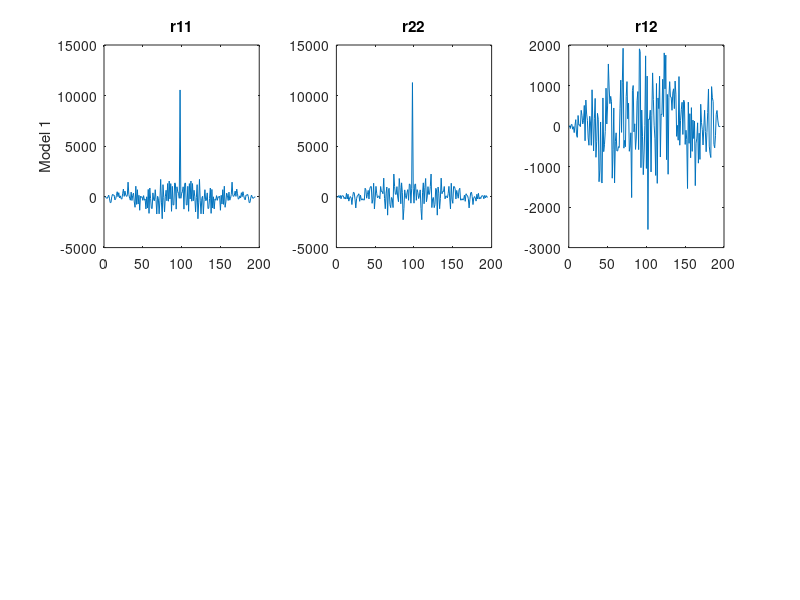

MATLAB code for this plot:
clear all
close all
load('robotMes.mat');
%part b
dt=1;
%Phi
Phi=[1,1,0;
   0,0,0;
   0,0,1];
%Deterministic input
U=[0;
   0.8;
   0];
%Matrix multiplying the noise
Gamma=[0;
   0.1;
   0];
%Observation model
H=[1,0,0;
   -1,0,1];
%Measurement noise covariance
R=[10 0; 0 10];
%Initial guess, estimated from the first two data points of y1
%xhat=[y(1,1),(y(1,2)-y(1,1))/dt,y(1,1)+y(2,1)]';
xhat=[y(1,1),0.8,y(1,1)+y(2,1)]';
%P=[R(1,1) 0 0;
%  0 2*R(1,1)/dt^2 0;
%  0 0 R(1,1)+R(2,2)];
P=[R(1,1) 0 0;
  0 0.01 0;
  0 0 R(1,1)+R(2,2)];

%time vector
t_Rec=[2:length(y)];
xhat_Rec(:,1)=xhat; % <- 1 corresponds to t=2
p11_Rec(1)=P(1,1);     % <- 1 corresponds to t=2
p33_Rec(1)=P(3,3);     % <- 1 corresponds to t=2
sumErr=0;
sumErrW=0;
sumLogErr=0;
for t=3:length(y),
  xhatP=Phi*xhat+U;
  PP=Phi*P*Phi'+Gamma*Gamma';
  K=PP*H'*inv(H*PP*H'+R);
  ym=[y(1,t);
      y(2,t)];
  res=(ym-H*xhatP);
  res1_Rec(t-2)=res(1);
  res2_Rec(t-2)=res(2);
  xhat=xhatP+K*res;
  sumErr=sumErr+res'*res; % Sum of res^1
  sumErrW=sumErrW+res'*inv(H*PP*H'+R)*res; %Weighted sume of res^2
  sumLogErr=sumLogErr+res'*inv(H*PP*H'+R)*res+det(H*PP*H'+R); %log
  P=(eye(3,3)-K*H)*PP; 
  xhat_Rec(:,t-1)=xhat; % <- corresponds to t after update
  p11_Rec(t-1)=P(1,1);     %<- corresponds to t after update
  p33_Rec(t-1)=P(3,3);     %<- corresponds to t after update
end
MeanSqError=sumErr/length(res1_Rec)
MeanSqWError=sumErrW/length(res1_Rec)
MeanLogError=sumLogErr/length(res1_Rec)
%mean(res1_Rec)
%mean(res2_Rec)
figure(1)
xcorr_res1=xcorr(res1_Rec,res1_Rec);
subplot(2,3,1),plot(xcorr_res1),title('r11'),ylabel('Model 1');
xcorr_res2=xcorr(res2_Rec,res2_Rec);
subplot(2,3,2),plot(xcorr_res2),title('r22')
xcorr_res12=xcorr(res1_Rec,res2_Rec);
subplot(2,3,3),plot(xcorr_res12),title('r12')